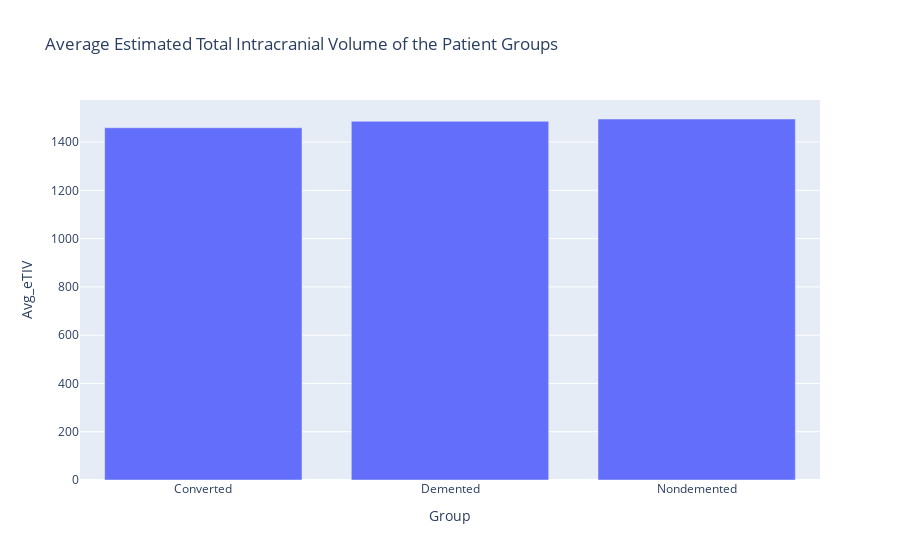

The notebook cell this image was saved under:
### Code cell
# Bargraph of eTIV vs group 
Avg_eTIV = pd.read_sql('select avg("eTIV") as "Avg_eTIV", "Group" from Data_Wrangled group by "Group"', conn)
eTIV_v_Group_BarGraph = px.bar(Avg_eTIV, x = 'Group', y='Avg_eTIV', title = 'Average Estimated Total Intracranial Volume of the Patient Groups')
eTIV_v_Group_BarGraph.show()

### Figure 1 — Plotly figure (JSON) as saved in the notebook; plotly's stock layout.template omitted (floating-point values rounded to 4 significant figures)
{"data": [{"alignmentgroup": "True", "hovertemplate": "Group=%{x}<br>Avg_eTIV=%{y}<extra></extra>", "legendgroup": "", "marker": {"color": "#636efa", "pattern": {"shape": ""}}, "name": "", "offsetgroup": "", "orientation": "v", "showlegend": false, "textposition": "auto", "type": "bar", "x": ["Converted", "Demented", "Nondemented"], "xaxis": "x", "y": [1459.0, 1486.0, 1496.0], "yaxis": "y"}], "layout": {"barmode": "relative", "legend": {"tracegroupgap": 0}, "title": {"text": "Average Estimated Total Intracranial Volume of the Patient Groups"}, "xaxis": {"anchor": "y", "domain": [0, 1], "title": {"text": "Group"}}, "yaxis": {"anchor": "x", "domain": [0, 1], "title": {"text": "Avg_eTIV"}}}}
